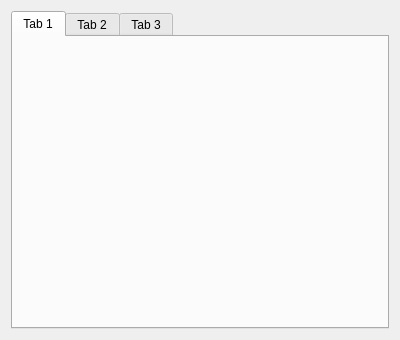
<?xml version="1.0" encoding="UTF-8"?>
<ui version="4.0">
 <class>MainWidget</class>
 <widget class="QWidget" name="MainWidget">
  <property name="geometry">
   <rect>
    <x>0</x>
    <y>0</y>
    <width>400</width>
    <height>340</height>
   </rect>
  </property>
  <property name="windowTitle">
   <string>MainWidget</string>
  </property>
  <layout class="QVBoxLayout" name="verticalLayout">
   <item>
    <widget class="QTabWidget" name="pTabWidget">
     <property name="currentIndex">
      <number>0</number>
     </property>
     <widget class="QWidget" name="pTab1">
      <attribute name="title">
       <string>Tab 1</string>
      </attribute>
     </widget>
     <widget class="QWidget" name="pTab2">
      <attribute name="title">
       <string>Tab 2</string>
      </attribute>
     </widget>
     <widget class="QWidget" name="pTab3">
      <attribute name="title">
       <string>Tab 3</string>
      </attribute>
     </widget>
    </widget>
   </item>
  </layout>
 </widget>
 <resources/>
 <connections/>
</ui>
